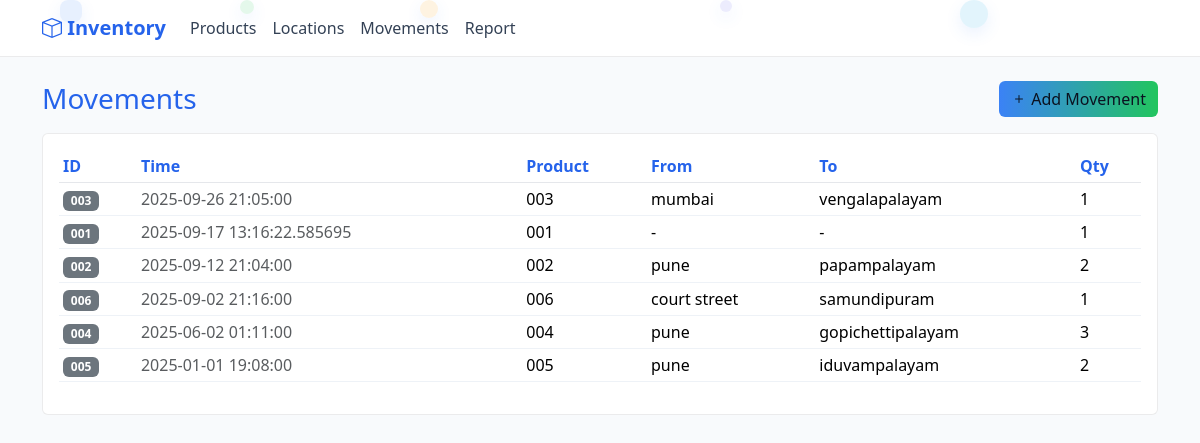
/movements, run on the app's committed database.
### models.py (models this page shows, shortened)
class ProductMovement(db.Model):
    __tablename__ = "product_movement"
    movement_id = db.Column(db.String, primary_key=True)
    timestamp = db.Column(db.DateTime, default=datetime.utcnow, nullable=False)
    from_location = db.Column(db.String, db.ForeignKey("location.location_id"), nullable=True)
    to_location = db.Column(db.String, db.ForeignKey("location.location_id"), nullable=True)
    product_id = db.Column(db.String, db.ForeignKey("product.product_id"), nullable=False)
    qty = db.Column(db.Integer, nullable=False)
    product = db.relationship("Product", backref="movements")
    from_loc = db.relationship("Location", foreign_keys=[from_location], backref="out_movements")
    to_loc = db.relationship("Location", foreign_keys=[to_location], backref="in_movements")

### app.py (the view)
    @app.route('/movements')
    def movements():
        moves = ProductMovement.query.order_by(ProductMovement.timestamp.desc()).all()
        return render_template('movements.html', movements=moves)

### templates/movements.html
{% extends "base.html" %}
{% block content %}
  <div class="d-flex justify-content-between align-items-center mb-3 fade-up">
    <h3 class="m-0">Movements</h3>
    <a class="btn btn-primary hover-raise" href="{{ url_for('movement_new') }}"><i class="bi bi-plus"></i> Add Movement</a>
  </div>
  <div class="card p-3 fade-up hover-raise">
    <div class="table-responsive">
      <table class="table table-sm table-hover align-middle">
        <thead><tr><th>ID</th><th>Time</th><th>Product</th><th>From</th><th>To</th><th>Qty</th></tr></thead>
        <tbody class="row-stagger">
          {% for m in movements %}
          <tr class="fade-up" style="transition-delay: {{ loop.index0 * 30 }}ms;">
            <td><span class="badge bg-secondary">{{ m.movement_id }}</span></td>
            <td class="text-muted">{{ m.timestamp }}</td>
            <td>{{ m.product_id }}</td>
            <td>{{ m.from_location or "-" }}</td>
            <td>{{ m.to_location or "-" }}</td>
            <td>{{ m.qty }}</td>
          </tr>
          {% else %}
          <tr><td colspan="6" class="text-center text-muted">No movements</td></tr>
          {% endfor %}
        </tbody>
      </table>
    </div>
  </div>
{% endblock %}

### templates/base.html (style rules this page uses)
body { background: #f8fafc; color:#0f172a; }
.card { background:#ffffff; border:1px solid rgba(2,6,23,.08); }
.table { color:#0f172a; }
.table thead th { color:#0f172a; border-bottom-color:#e5e7eb; }
.table tbody tr { border-color:#eef2f7; }
.btn-primary { background: linear-gradient(90deg,#3b82f6,#22c55e,#f59e0b); border: none; background-size: 200% 100%; transition: background-position .3s ease, transform .15s ease; color:#0b1220; }
h1, h2, h3, h4, h5, h6 { color:#2563eb; }
.table thead th { color:#2563eb; }
.fade-up { opacity:0; transform: translateY(12px); transition: opacity .6s ease, transform .6s ease; }
.fade-up.show { opacity:1; transform: none; }
.row-stagger > tr.fade-up { transition-duration: .7s; }
.card.fade-up { transition-duration: .7s; }
.hover-raise { transition: transform .2s ease, box-shadow .2s ease; }

### data on the page
ProductMovement: movement_id "003", timestamp "2025-09-26 21:05:00", product_id "003", from_location "mumbai", to_location "vengalapalayam", qty "1"
ProductMovement: movement_id "001", timestamp "2025-09-17 13:16:22.585695", product_id "001", from_location "-", to_location "-", qty "1"
ProductMovement: movement_id "002", timestamp "2025-09-12 21:04:00", product_id "002", from_location "pune", to_location "papampalayam", qty "2"
ProductMovement: movement_id "006", timestamp "2025-09-02 21:16:00", product_id "006", from_location "court street", to_location "samundipuram", qty "1"
ProductMovement: movement_id "004", timestamp "2025-06-02 01:11:00", product_id "004", from_location "pune", to_location "gopichettipalayam", qty "3"
ProductMovement: movement_id "005", timestamp "2025-01-01 19:08:00", product_id "005", from_location "pune", to_location "iduvampalayam", qty "2"
